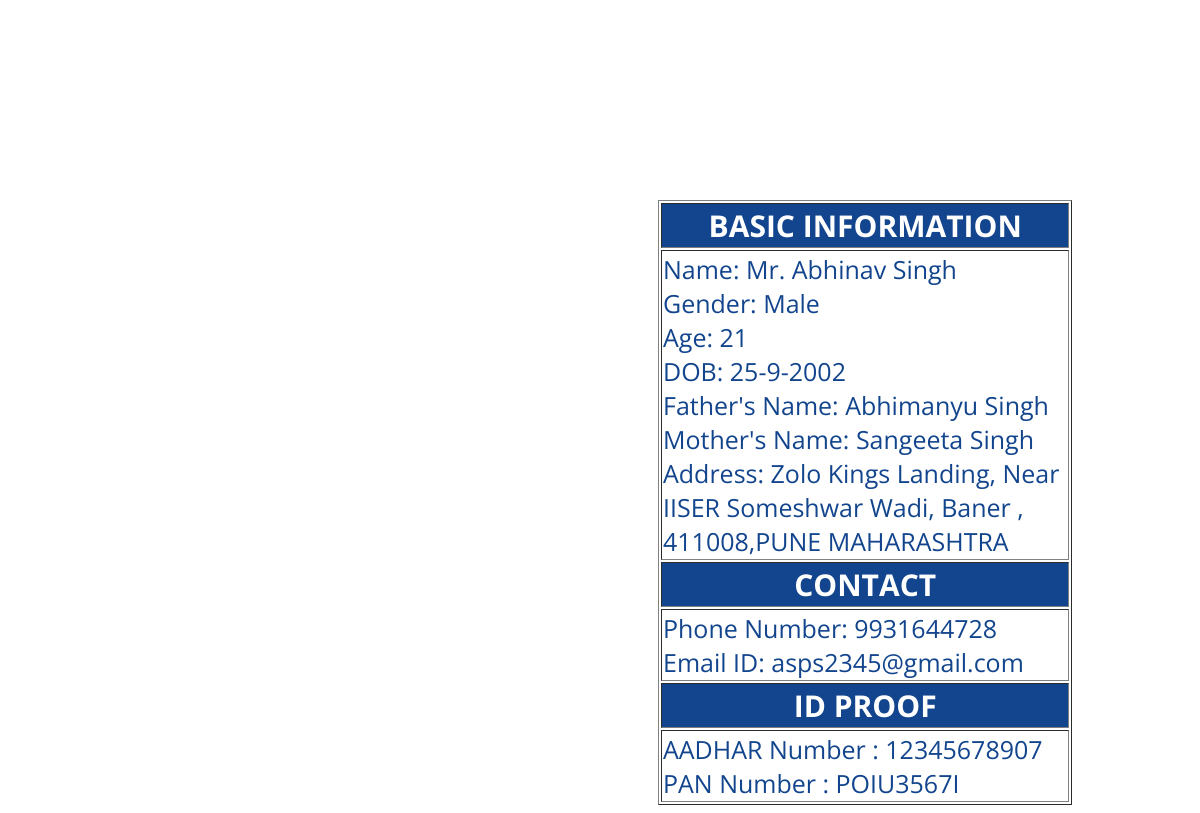
The page /displaylist/display/132 on the database its author committed.
### bankapp/models.py (models this page shows)
class Account(models.Model):
    prefix=models.CharField(max_length=25,null=True)
    fname=models.CharField(max_length=255)
    mname=models.CharField(max_length=255)
    lname=models.CharField(max_length=255)
    gender=models.CharField(max_length=8,null=True)
    father_name=models.CharField(max_length=255)
    mother_name=models.CharField(max_length=255)
    phone=models.IntegerField()
    day=models.CharField(max_length=255)
    month=models.CharField(max_length=255)
    Year=models.CharField(max_length=255)
    age=models.IntegerField(default=0)
    email=models.CharField(max_length=155)
    add1=models.TextField()
    add2=models.TextField()
    state=models.CharField(max_length=50)
    city=models.CharField(max_length=50)
    pin=models.IntegerField(default=0)
    aadhar=models.IntegerField(default=000000000000)
    pan=models.CharField(max_length=8,null=True)

### bankapp/views.py (the view)
# urls.py: path('displaylist/display/<int:id>',views.display,name='display'),
def display(request,id):
    customer=Account.objects.get(id=id)
    template=loader.get_template('card.html')
    context={
        'customer':customer
    }
    return HttpResponse(template.render(context,request))

### bankapp/templates/card.html (shortened to what this page needs)
<!DOCTYPE html>
<html lang="en">
<head>
</head>
<body>
    <table border="1">
        <th>BASIC INFORMATION</th>
        <tr><td>  <label for="First">Name: {{ customer.prefix }} {{ customer.fname }} {{ customer.mname }} {{ customer.lname }} </label>
            <br><label for="Gender" >Gender:  {{ customer.gender }}</label>
            <br><label for="Age" >Age:  {{ customer.age }}</label>
            <br><label for="DOB" >DOB:  {{ customer.day }}-{{customer.month}}-{{ customer.Year }}</label>
            <br><label for="Father" >Father's Name:  {{ customer.father_name }}</label>
            <br><label for="Mother" class="Mother">Mother's Name:  {{ customer.mother_name }}</label>
            <br><label for="address">Address: {{ customer.add1 }} {{ customer.add2 }}, {{ customer.pin }},{{ customer.city }} {{ customer.state }}</label>
        </td> </tr>
        <th>CONTACT</th>
        <tr><td> <label for="Phone" >Phone Number: {{ customer.phone }}</label><br>
            <label for="Email" >Email ID: {{ customer.email }}</label></td></tr>
        <th>ID PROOF</th>
        <tr><td><label for="aadhar">AADHAR Number : {{ customer.aadhar }}</label><br>
            <label for="pan">PAN Number : {{ customer.pan }}</label></td></tr>
    </table>
</body>
</html>

### bankapp/templates/card.html (style rules this page uses)
table { margin-top: 200px; margin-left: 650px; height: 450px;; width: 35%; }
th { background-color: #12458d; color: white; font-family:'Open Sans', sans-serif; font-size: 30px;; }
td { color: #12458d; font-family:'Open Sans', sans-serif; font-size: 25px;; }

### rows shown on the page
Account: prefix "Mr.", fname "Abhinav", lname "Singh", gender "Male", age "21", day "25", month "9", Year "2002", father_name "Abhimanyu Singh", mother_name "Sangeeta Singh", add1 "Zolo Kings Landing, Near IISER", add2 "Someshwar Wadi, Baner", pin "411008", city "PUNE", state "MAHARASHTRA", phone "9931644728", email "asps2345@gmail.com", aadhar "12345678907", pan "POIU3567I"
